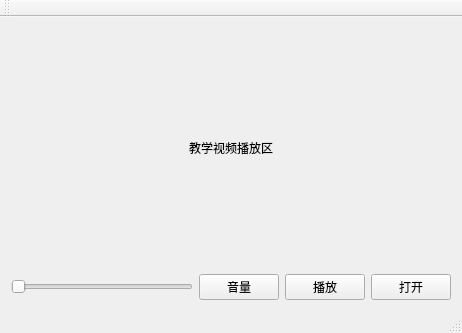
<?xml version="1.0" encoding="UTF-8"?>
<ui version="4.0">
 <class>MediaPlayer</class>
 <widget class="QMainWindow" name="MediaPlayer">
  <property name="geometry">
   <rect>
    <x>0</x>
    <y>0</y>
    <width>462</width>
    <height>333</height>
   </rect>
  </property>
  <property name="windowTitle">
   <string>MediaPlayer</string>
  </property>
  <widget class="QWidget" name="centralWidget">
   <layout class="QVBoxLayout" name="verticalLayout_3">
    <item>
     <layout class="QVBoxLayout" name="verticalLayout_2">
      <item>
       <layout class="QVBoxLayout" name="verticalLayout"/>
      </item>
      <item>
       <widget class="QLabel" name="label">
        <property name="sizePolicy">
         <sizepolicy hsizetype="Preferred" vsizetype="Expanding">
          <horstretch>0</horstretch>
          <verstretch>0</verstretch>
         </sizepolicy>
        </property>
        <property name="text">
         <string>教学视频播放区</string>
        </property>
        <property name="alignment">
         <set>Qt::AlignCenter</set>
        </property>
       </widget>
      </item>
      <item>
       <layout class="QHBoxLayout" name="horizontalLayout">
        <item>
         <widget class="CustomSlider" name="horizontalSlider">
          <property name="orientation">
           <enum>Qt::Horizontal</enum>
          </property>
         </widget>
        </item>
        <item>
         <widget class="QPushButton" name="pushButton_Volume">
          <property name="text">
           <string>音量</string>
          </property>
         </widget>
        </item>
        <item>
         <widget class="QPushButton" name="pushButton_Player">
          <property name="text">
           <string>播放</string>
          </property>
         </widget>
        </item>
        <item>
         <widget class="QPushButton" name="pushButton_Open">
          <property name="text">
           <string>打开</string>
          </property>
         </widget>
        </item>
       </layout>
      </item>
     </layout>
    </item>
   </layout>
  </widget>
  <widget class="QMenuBar" name="menuBar">
   <property name="geometry">
    <rect>
     <x>0</x>
     <y>0</y>
     <width>462</width>
     <height>22</height>
    </rect>
   </property>
  </widget>
  <widget class="QToolBar" name="mainToolBar">
   <attribute name="toolBarArea">
    <enum>TopToolBarArea</enum>
   </attribute>
   <attribute name="toolBarBreak">
    <bool>false</bool>
   </attribute>
  </widget>
  <widget class="QStatusBar" name="statusBar"/>
 </widget>
 <layoutdefault spacing="6" margin="11"/>
 <customwidgets>
  <customwidget>
   <class>CustomSlider</class>
   <extends>QSlider</extends>
   <header location="global">customslider.h</header>
  </customwidget>
 </customwidgets>
 <resources/>
 <connections/>
</ui>
